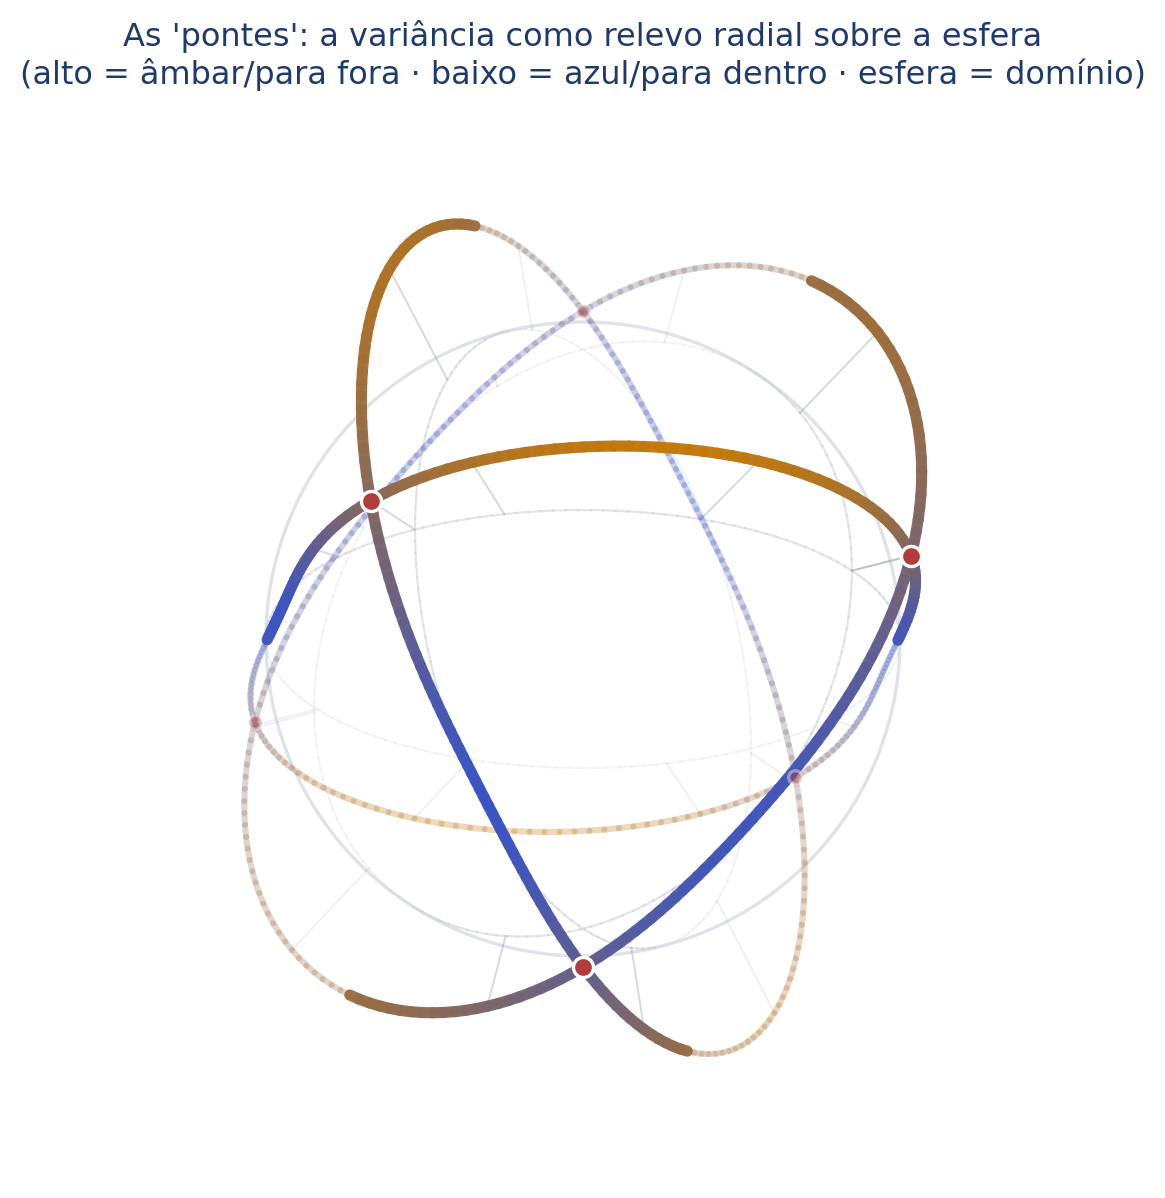

The script that saved this image:
#!/usr/bin/env python3
# -*- coding: utf-8 -*-
"""Prototipo: as 'pontes' = relevo radial da variancia sobre a esfera (Sparse PCA, n=3,k=2).
Cada circulo de coordenadas e levantado por r(theta)=1+alpha*(f-1); a esfera (raio 1) fica
por baixo como dominio. Valida o look antes de portar para a s2lanim (canvas 3D)."""
import numpy as np
import matplotlib
matplotlib.use("Agg")
import matplotlib.pyplot as plt

ACCENT="#3b54c4"; PURPLE="#7a3fc4"; GREEN="#1f9a55"; RED="#b23b3b"; GREY="#9aa0aa"; DARK="#1f3b6e"
Q = np.array([[2.0,1.2,0.8],[1.2,2.2,1.0],[0.8,1.0,1.6]])
ALPHA=0.22

az, el = np.radians(32), np.radians(24)
Rz=np.array([[np.cos(az),-np.sin(az),0],[np.sin(az),np.cos(az),0],[0,0,1]])
Rx=np.array([[1,0,0],[0,np.cos(el),-np.sin(el)],[0,np.sin(el),np.cos(el)]])
R=Rx@Rz
def proj(p):
    v=R@p; return v[0], v[2], v[1]   # X, Y, depth
def fcolor(val, lo, hi):
    tt=np.clip((val-lo)/(hi-lo+1e-9),0,1)
    c0=np.array([0.23,0.33,0.77]); c1=np.array([0.76,0.47,0.04])
    c=(1-tt)*c0+tt*c1; return (c[0],c[1],c[2])

pairs=[((0,1),ACCENT),((0,2),GREEN),((1,2),PURPLE)]
fall=[]
for (i,j),_ in pairs:
    for t in np.linspace(0,2*np.pi,180):
        x=np.zeros(3); x[i]=np.cos(t); x[j]=np.sin(t); fall.append(x@Q@x)
flo,fhi=min(fall),max(fall)

fig, ax = plt.subplots(figsize=(7.6,7.0), dpi=200)
ax.set_aspect("equal"); ax.axis("off"); ax.set_xlim(-1.7,1.7); ax.set_ylim(-1.7,1.7)

# esfera (dominio) faint
th=np.linspace(0,2*np.pi,200)
ax.plot(np.cos(th),np.sin(th), color="#dfe3e9", lw=1.2, zorder=1)
# circulos sobre a esfera (dominio) - bem leves
for (i,j),col in pairs:
    pts=[]
    for t in np.linspace(0,2*np.pi,160):
        x=np.zeros(3); x[i]=np.cos(t); x[j]=np.sin(t); X,Y,d=proj(x); pts.append((X,Y,d))
    for k in range(len(pts)-1):
        a=0.5 if pts[k][2]>=0 else 0.18
        ax.plot([pts[k][0],pts[k+1][0]],[pts[k][1],pts[k+1][1]], color="#c8ccd4", lw=0.8, alpha=a, zorder=2)

# pontes: circulos levantados por r=1+alpha*(f-1), colorido por f, com oclusao
segs=[]
for (i,j),col in pairs:
    tt=np.linspace(0,2*np.pi,200)
    for k in range(len(tt)-1):
        x0=np.zeros(3); x0[i]=np.cos(tt[k]); x0[j]=np.sin(tt[k])
        x1=np.zeros(3); x1[i]=np.cos(tt[k+1]); x1[j]=np.sin(tt[k+1])
        f0=x0@Q@x0; f1=x1@Q@x1
        r0=1+ALPHA*(f0-1); r1=1+ALPHA*(f1-1)
        X0,Y0,d0=proj(r0*x0); X1,Y1,d1=proj(r1*x1)
        segs.append(((X0,Y0),(X1,Y1),0.5*(d0+d1),0.5*(f0+f1)))
        # stems (haste) ligando esfera->ponte, esparsos
        if k%20==0:
            Xs,Ys,ds=proj(x0)
            ax.plot([Xs,X0],[Ys,Y0], color=GREY, lw=0.7, alpha=0.4 if d0>=0 else 0.15, zorder=3)
segs.sort(key=lambda s:s[2])
for (A,B,d,f) in segs:
    a=0.97 if d>=0 else 0.28; lw=4.0 if d>=0 else 2.2
    ax.plot([A[0],B[0]],[A[1],B[1]], color=fcolor(f,flo,fhi), lw=lw, alpha=a, solid_capstyle="round", zorder=5)

# quinas levantadas (axis points)
for sgn in (1,-1):
    for e in range(3):
        p=np.zeros(3); p[e]=sgn; fq=p@Q@p; r=1+ALPHA*(fq-1)
        X,Y,d=proj(r*p)
        ax.scatter([X],[Y], s=52 if d>=0 else 24, color=RED, zorder=6,
                   edgecolor="white", linewidth=1.2, alpha=1 if d>=0 else 0.4)

ax.set_title("As 'pontes': a variância como relevo radial sobre a esfera\n(alto = âmbar/para fora · baixo = azul/para dentro · esfera = domínio)",
             fontsize=11.5, color=DARK)
fig.savefig("/Users/gustavo/Claude Code/thesis/coursework/AL/material_didatico/_tools/proto_bridges.png",
            dpi=200, facecolor="white", bbox_inches="tight")
print("flo,fhi=",round(flo,3),round(fhi,3),"| salvo")
